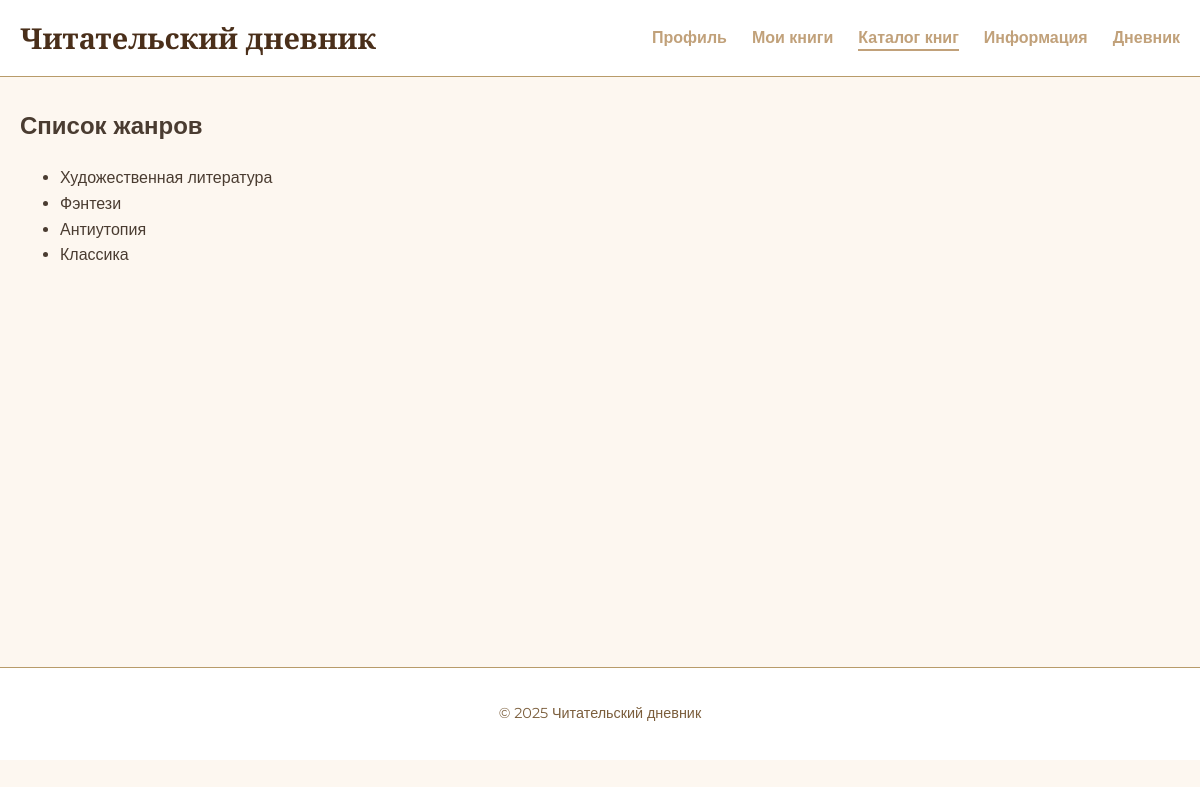
The page /genres/ on the database its author committed.
### books/models.py (models this page shows, shortened)
class Genre(models.Model):
    name = models.CharField(max_length=100)

### books/views.py (the view)
# urls.py: path('genres/', views.genres, name='genres'),
def genres(request):
    genres_list = Genre.objects.all()
    return render(request, 'genres.html', {'genres': genres_list})

### books/context_processors.py (called while the page is built)
def preview_data(request):
    return {
        'preview_books': Book.objects.all()[:3],
        'preview_genres': Genre.objects.all()[:3],
        'preview_authors': Author.objects.all()[:3],
    }

### books/templates/genres.html (shortened to what this page needs)
{% extends 'base.html' %}
{% block content %}
<section class="genres">
  <h2 class="genres__title">Список жанров</h2>
  {% if genres %}
    <ul class="genres__list">
      {% for genre in genres %}
        <li class="genres__item">{{ genre.name }}</li>
      {% endfor %}
    </ul>
  {% else %}
    <p>Жанры не найдены.</p>
  {% endif %}
</section>
{% endblock %}

### books/static/css/style.css (style rules this page uses)
:root { --color-white: #fff; --color-beige: #f7f3eb; --color-brown-dark: #4a2f1a; --color-brown-medium: #7b5e3c; --color-brown-light: #b89b6a; --color-text: #3e2e1e; --color-accent: #a36a2a; --font-primary: 'Montserrat', sans-serif; --font-secondary: 'Playfair Display', serif; }
* { box-sizing: border-box; }
body { margin: 0; font-family: var(--font-primary); background-color: var(--color-beige); color: var(--color-text); line-height: 1.6; font-size: 16px; }
:root { --color-bg: #fdf7f0; --color-text-primary: #4a3c31; --color-text-secondary: #7e6a58; --color-accent: #c1a17a; --color-accent-dark: #a08054; --color-border: #d7c4a3; --color-white: #ffffff; }
body { background-color: var(--color-bg); color: var(--color-text-primary); font-family: 'Montserrat', sans-serif; margin: 0; padding: 0; }

### rows shown on the page
Genre: name "Художественная литература"
Genre: name "Фэнтези"
Genre: name "Антиутопия"
Genre: name "Классика"
